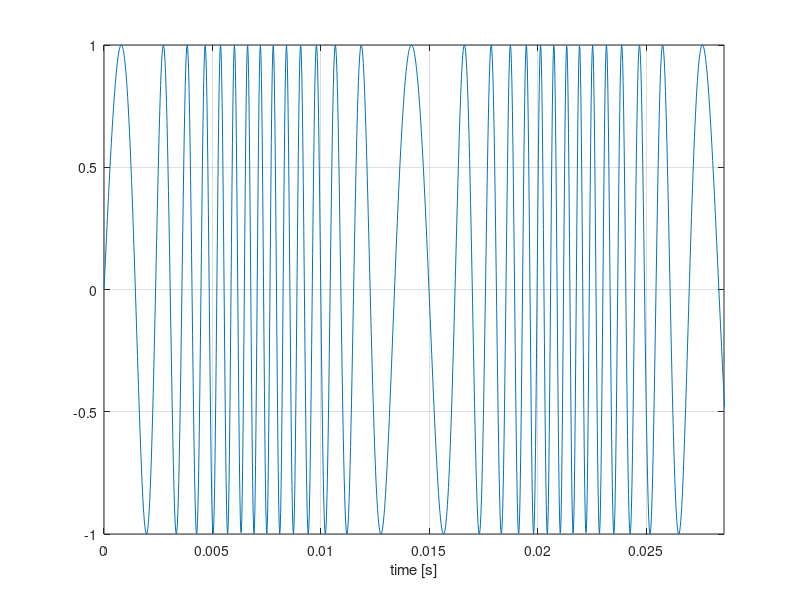

Write MATLAB code to recreate this figure.
function [sig t] = fm(fc, dur, fs, fmod, deltaf)
% function [sig t] = fm(fc, dur, fs, fmod, deltaf)
% 
% 1. Description:
%
% 2. Additional info:
%       Tested cross-platform: No
%
% 3. Stand-alone example:
%       
% Programmed by Alejandro Osses, HTI, TU/e, the Netherlands, 2014
% Created on    : 16/08/2014
% Last update on: 16/08/2014 % Update this date manually
% Last use on   : 16/08/2014 % Update this date manually
%%%%%%%%%%%%%%%%%%%%%%%%%%%%%%%%%%%%%%%%%%%%%%%%%%%%%%%%%%%%%%%%%%%%%%%%%%%

if nargin < 1
    fc = 1000;
end

if nargin < 2
    dur = 1;
end

if nargin < 3
    fs = 44100;
end

if nargin < 4
    fmod = 70; 
end

if nargin < 5
    deltaf = 700; 
end

t = 0: 1/fs : dur - 1/fs;
t = t';

w = 2*pi*fc;
start_phase = -pi/2;
sig =  sin(w*t - (deltaf/fmod)*cos(2*pi*fmod*t+start_phase));
% T = 1/fc;

if nargout == 0
    figure;
    plot( t,sig )
    xlabel('time [s]')
    grid on
    xlim([0 2/fmod])
end

%%%%%%%%%%%%%%%%%%%%%%%%%%%%%%%%%%%%%%%%%%%%%%%%%%%%%%%%%%%%%%%%%%%%%%%%%%%
end
